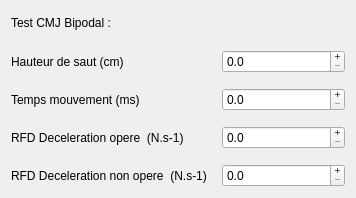
    <widget class="QWidget" name="layoutWidget">
     <property name="geometry">
      <rect>
       <x>40</x>
       <y>800</y>
       <width>356</width>
       <height>198</height>
      </rect>
     </property>
     <layout class="QGridLayout" name="gridLayout">
      <property name="spacing">
       <number>15</number>
      </property>
      <item row="0" column="0">
       <widget class="QLabel" name="label_test_cmjB">
        <property name="text">
         <string>Test CMJ Bipodal :</string>
        </property>
        <property name="textFormat">
         <enum>Qt::TextFormat::RichText</enum>
        </property>
       </widget>
      </item>
      <item row="1" column="0">
       <widget class="QLabel" name="label_hauteur_saut_cmjB">
        <property name="text">
         <string>Hauteur de saut (cm)</string>
        </property>
       </widget>
      </item>
      <item row="1" column="1">
       <widget class="QDoubleSpinBox" name="doubleSpinBox_g_hauteurSautCmjB">
        <property name="cursor">
         <cursorShape>ArrowCursor</cursorShape>
        </property>
        <property name="buttonSymbols">
         <enum>QAbstractSpinBox::ButtonSymbols::PlusMinus</enum>
        </property>
        <property name="accelerated">
         <bool>true</bool>
        </property>
        <property name="decimals">
         <number>1</number>
        </property>
        <property name="maximum">
         <double>100000.000000000000000</double>
        </property>
       </widget>
      </item>
      <item row="2" column="0">
       <widget class="QLabel" name="label_tps_stabilisation_cmj_2">
        <property name="text">
         <string>Temps mouvement (ms)</string>
        </property>
       </widget>
      </item>
      <item row="2" column="1">
       <widget class="QDoubleSpinBox" name="doubleSpinBox_g_tempsMvmtCmjB">
        <property name="cursor">
         <cursorShape>ArrowCursor</cursorShape>
        </property>
        <property name="buttonSymbols">
         <enum>QAbstractSpinBox::ButtonSymbols::PlusMinus</enum>
        </property>
        <property name="accelerated">
         <bool>true</bool>
        </property>
        <property name="decimals">
         <number>1</number>
        </property>
        <property name="maximum">
         <double>100000.000000000000000</double>
        </property>
       </widget>
      </item>
      <item row="3" column="0">
       <widget class="QLabel" name="label_fmax_cmjB">
        <property name="text">
         <string>RFD Deceleration opere  (N.s-1)</string>
        </property>
       </widget>
      </item>
      <item row="3" column="1">
       <widget class="QDoubleSpinBox" name="doubleSpinBox_g_rfdDecelerationOCmjB">
        <property name="cursor">
         <cursorShape>ArrowCursor</cursorShape>
        </property>
        <property name="buttonSymbols">
         <enum>QAbstractSpinBox::ButtonSymbols::PlusMinus</enum>
        </property>
        <property name="accelerated">
         <bool>true</bool>
        </property>
        <property name="decimals">
         <number>1</number>
        </property>
        <property name="maximum">
         <double>100000.000000000000000</double>
        </property>
       </widget>
      </item>
      <item row="4" column="0">
       <widget class="QLabel" name="label_RFDdeceleration">
        <property name="text">
         <string>RFD Deceleration non opere  (N.s-1)</string>
        </property>
       </widget>
      </item>
      <item row="4" column="1">
       <widget class="QDoubleSpinBox" name="doubleSpinBox_g_rfdDecelerationNOCmjB">
        <property name="cursor">
         <cursorShape>ArrowCursor</cursorShape>
        </property>
        <property name="buttonSymbols">
         <enum>QAbstractSpinBox::ButtonSymbols::PlusMinus</enum>
        </property>
        <property name="accelerated">
         <bool>true</bool>
        </property>
        <property name="decimals">
         <number>1</number>
        </property>
        <property name="maximum">
         <double>1000000.000000000000000</double>
        </property>
       </widget>
      </item>
     </layout>
    </widget>
